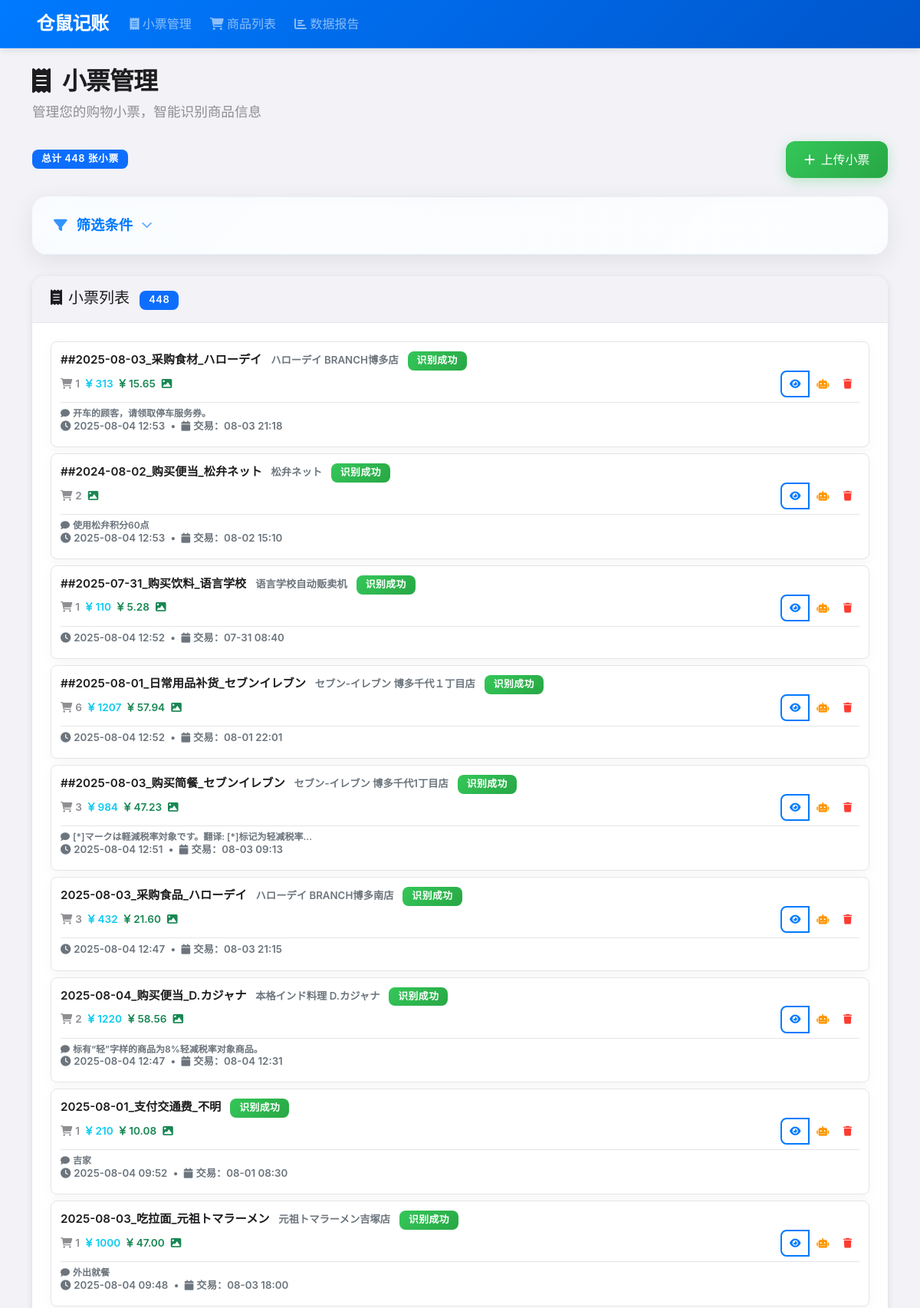
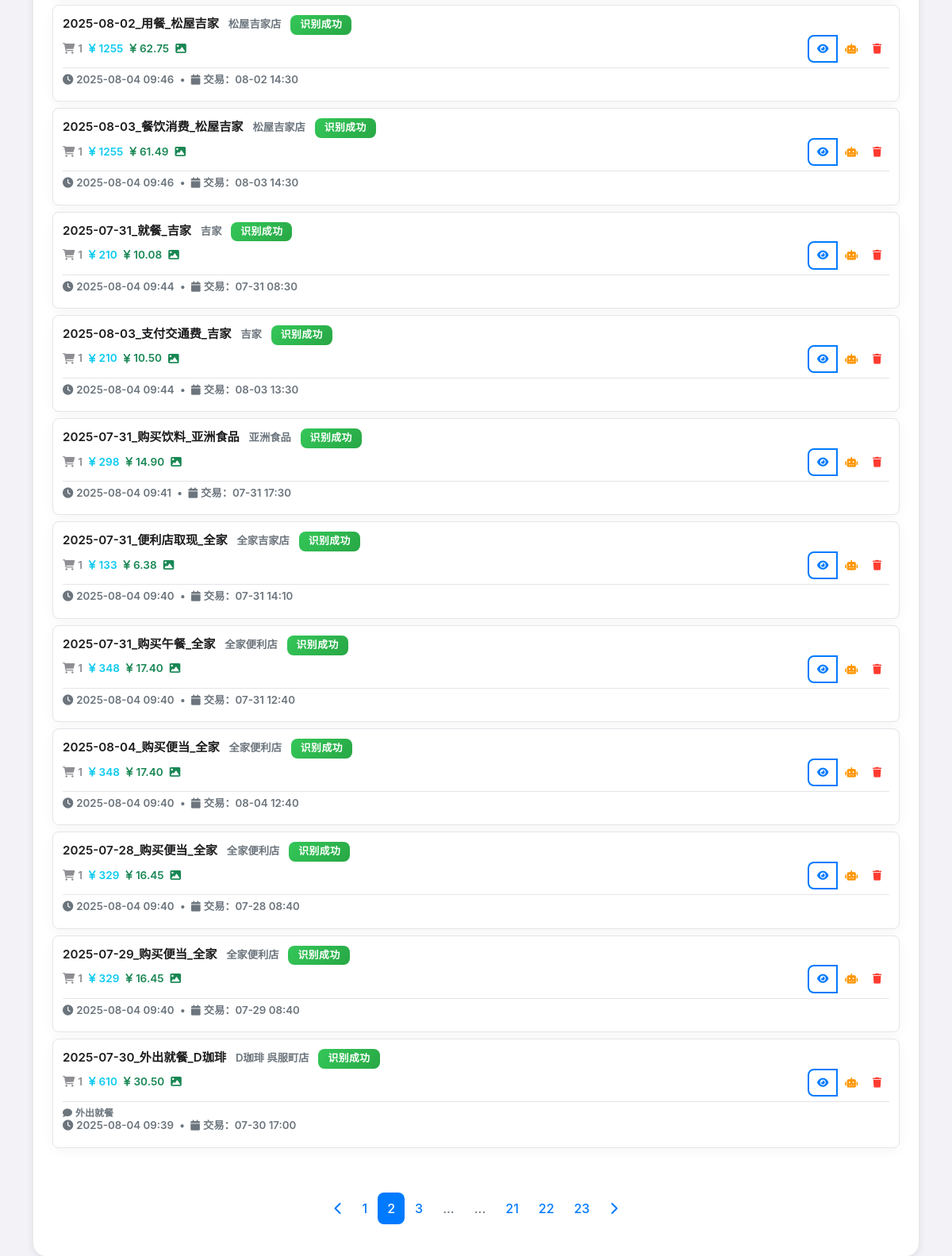
The app's page /receipts?page=2&search=&status=&sort_by=created_at&order=desc with its own data (2 pictures, top to bottom).
### app/models.py (models this page shows, shortened)
class Receipt(db.Model):
    __tablename__ = "receipts"
    id: Mapped[int] = mapped_column(Integer, primary_key=True)
    name: Mapped[str] = mapped_column(
        String(255), nullable=False, default="未命名小票"
    )  # 将长度扩展到255以支持AI生成的文件名
    image_filename: Mapped[Optional[str]] = mapped_column(String(255), nullable=True)
    text_description: Mapped[Optional[str]] = mapped_column(String, nullable=True)
    notes: Mapped[Optional[str]] = mapped_column(String, nullable=True)
    exchange_rate: Mapped[Optional[float]] = mapped_column(Float, nullable=True)
    store_name: Mapped[Optional[str]] = mapped_column(
        String(100), nullable=True
    )  # 店铺名称
    store_category: Mapped[Optional[str]] = mapped_column(
        String(50), nullable=True
    )  # 店铺分类
    created_at: Mapped[datetime] = mapped_column(DateTime, default=datetime.utcnow)
    transaction_time: Mapped[Optional[datetime]] = mapped_column(
        DateTime, nullable=True
    )
    updated_at: Mapped[datetime] = mapped_column(
        DateTime, default=datetime.utcnow, onupdate=datetime.utcnow
    )
    status: Mapped[RecognitionStatus] = mapped_column(
        Enum(RecognitionStatus), default=RecognitionStatus.PENDING, nullable=False
    )
    items: Mapped[List["Item"]] = relationship(
        "Item", back_populates="receipt", cascade="all, delete-orphan"
    )

### app/frontend.py (the view)
@frontend_bp.route("/receipts")
def receipt_list():
    receipts, pagination = ReceiptService.get_all_receipts(request.args)
    return render_template(
        "receipt_list.html", receipts=receipts, pagination=pagination
    )

### app/templates/receipt_list.html (shortened to what this page needs)
{% extends "base.html" %}
{% block content %}
<div class="mb-4">
    <h1 class="page-title"><i class="fas fa-receipt me-3"></i>小票管理</h1>
    <p class="page-subtitle">管理您的购物小票，智能识别商品信息</p>
    <div class="d-flex justify-content-between align-items-center">
        <div class="d-flex align-items-center">
            <span class="badge bg-primary me-2">总计 {{ pagination.total }} 张小票</span>
        </div>
        <button class="btn btn-success" data-bs-toggle="modal" data-bs-target="#uploadModal">
            <i class="fas fa-plus me-2"></i>上传小票
        </button>
    </div>
</div>
<div class="filter-section">
    <div class="filter-header">
        <button class="filter-toggle-btn" type="button" data-bs-toggle="collapse" data-bs-target="#filterCollapse"
                aria-expanded="false" aria-controls="filterCollapse">
            <i class="fas fa-filter"></i>
            <span>筛选条件</span>
            <i class="fas fa-chevron-down" id="filterToggleIcon"></i>
        </button>
    </div>
</div>
{% if receipts %}
<div class="card">
    <div class="card-header d-flex justify-content-between align-items-center">
        <h5 class="mb-0">
            <i class="fas fa-receipt me-2"></i>小票列表
            <span class="badge bg-primary ms-2">{{ pagination.total }}</span>
        </h5>
    </div>
    <div class="card-body">
        <div class="row g-2" id="receiptGrid">
            {% for receipt in receipts %}
            <div class="col-12">
                <div class="item-compact receipt-item-compact">
                    <div class="item-name-compact">
                        <span class="receipt-title">{{ receipt.name }}</span>
                        {% if receipt.store_name %}
                        <span class="text-muted ms-2 small">{{ receipt.store_name }}</span>
                        {% endif %}
                        <span class="badge bg-{{ 'success' if receipt.status.value == '识别成功'
                                              else 'warning' if receipt.status.value in ['待处理', '正在识别']
                                              else 'danger' }} ms-2">
                            {{ receipt.status.value }}
                        </span>
                    <div class="item-details-compact">
                        <div class="item-price-compact">
                            <span class="stat-item">
                                <i class="fas fa-shopping-cart me-1"></i>{{ receipt.items|length }}
                            </span>
                            {% set total_yen = receipt.items|map(attribute='price_jpy')|select|sum %}
                            {% set total_rmb = receipt.items|map(attribute='price_cny')|select|sum %}
                            {% if total_yen and total_yen > 0 %}
                            <span class="stat-item text-info">
                                <i class="fas fa-yen-sign me-1"></i>{{ "%.0f"|format(total_yen) }}
                            </span>
                            {% endif %}
                            {% if total_rmb and total_rmb > 0 %}
                            <span class="stat-item text-success">
                                <i class="fas fa-rmb me-1"></i>{{ "%.2f"|format(total_rmb) }}
                            </span>
                            {% endif %}
                            <span class="stat-item">
                                {% if receipt.image_filename %}
                                <i class="fas fa-image text-success me-1"></i>
                                {% else %}
                                <i class="fas fa-file-text text-muted me-1"></i>
                                {% endif %}
                            </span>
                        </div>
                        <div class="btn-group btn-group-sm">
                            <a href="{{ url_for('frontend.receipt_detail', receipt_id=receipt.id) }}"
                               class="btn btn-outline-primary" title="查看详情">
                                <i class="fas fa-eye"></i>
                            </a>
                            <button class="btn btn-outline-warning"
                                    onclick="reprocessReceipt({{ receipt.id }})" title="重新识别">
                                <i class="fas fa-robot"></i>
                            </button>
                            <button class="btn btn-outline-danger"
                                    onclick="deleteReceipt({{ receipt.id }})" title="删除">
                                <i class="fas fa-trash"></i>
                            </button>
                        </div>
                    </div>
                    <div class="receipt-meta-compact">
                        {% if receipt.notes %}
                        <div class="receipt-notes-compact text-muted">
                            <i class="fas fa-comment me-1"></i>{{ receipt.notes[:30] }}{% if receipt.notes|length > 30 %}...{% endif %}
                        </div>
                        {% endif %}
                    </div>
                    <div class="receipt-source-compact">
                        <div class="small text-muted">
                            <i class="fas fa-clock me-1"></i>{{ receipt.created_at.strftime('%Y-%m-%d %H:%M') }}
                            {% if receipt.transaction_time %}
                            <span class="mx-1">•</span>
                            <i class="fas fa-calendar me-1"></i>交易：{{ receipt.transaction_time.strftime('%m-%d %H:%M') }}
                            {% endif %}
                        </div>
                    </div>
                </div>
            </div>
            {% endfor %}
        </div>
{% if pagination.pages > 1 %}
<div class="d-flex justify-content-center mt-4">
    <nav aria-label="小票列表分页" id="paginationNav">
        <ul class="pagination">
            {% if pagination.page > 1 %}
            <li class="page-item">
                <a class="page-link" href="{{ url_for('frontend.receipt_list',
                    page=pagination.page-1,
                    search=request.args.get('search', ''),
                    status=request.args.get('status', ''),
                    sort_by=request.args.get('sort_by', 'created_at'),
                    order=request.args.get('order', 'desc')) }}">
                    <i class="fas fa-chevron-left"></i>
                </a>
            </li>
            {% endif %}
            {% for page_num in range(1, pagination.pages + 1) %}
                {% if page_num == pagination.page %}
                <li class="page-item active">
                    <span class="page-link">{{ page_num }}</span>
                </li>
                {% elif page_num <= 3 or page_num > pagination.pages - 3 or (page_num >= pagination.page - 1 and page_num <= pagination.page + 1) %}
                <li class="page-item">
                    <a class="page-link" href="{{ url_for('frontend.receipt_list',
                        page=page_num,
                        search=request.args.get('search', ''),
                        status=request.args.get('status', ''),
                        sort_by=request.args.get('sort_by', 'created_at'),
                        order=request.args.get('order', 'desc')) }}">{{ page_num }}</a>
                </li>
                {% elif page_num == 4 or page_num == pagination.pages - 3 %}
                <li class="page-item disabled">
                    <span class="page-link">...</span>
                </li>
                {% endif %}
            {% endfor %}
            {% if pagination.page < pagination.pages %}
            <li class="page-item">
                <a class="page-link" href="{{ url_for('frontend.receipt_list',
                    page=pagination.page+1,
                    search=request.args.get('search', ''),
                    status=request.args.get('status', ''),
                    sort_by=request.args.get('sort_by', 'created_at'),
                    order=request.args.get('order', 'desc')) }}">
                    <i class="fas fa-chevron-right"></i>
                </a>
            </li>
            {% endif %}
        </ul>
    </nav>
</div>
{% endif %}
    </div>
</div>
{% endif %}
{% endblock %}

### records on screen
Receipt: name "##2025-08-03_采购食材_ハローデイ", store_name "ハローデイ BRANCH博多店", status.value "识别成功", items|length "1", total_yen "313", total_rmb "15.65", notes "开车的顾客，请领取停车服务券。", created_at "2025-08-04 12:53", transaction_time "08-03 21:18"
Receipt: name "##2024-08-02_购买便当_松弁ネット", store_name "松弁ネット", status.value "识别成功", items|length "2", notes "使用松弁积分60点", created_at "2025-08-04 12:53", transaction_time "08-02 15:10"
Receipt: name "##2025-07-31_购买饮料_语言学校", store_name "语言学校自动贩卖机", status.value "识别成功", items|length "1", total_yen "110", total_rmb "5.28", created_at "2025-08-04 12:52", transaction_time "07-31 08:40"
Receipt: name "##2025-08-01_日常用品补货_セブンイレブン", store_name "セブン-イレブン 博多千代１丁目店", status.value "识别成功", items|length "6", total_yen "1207", total_rmb "57.94", created_at "2025-08-04 12:52", transaction_time "08-01 22:01"
Receipt: name "##2025-08-03_购买简餐_セブンイレブン", store_name "セブン-イレブン 博多千代1丁目店", status.value "识别成功", items|length "3", total_yen "984", total_rmb "47.23", notes "[*]マークは軽減税率対象です。翻译: [*]标记为轻减税率", created_at "2025-08-04 12:51", transaction_time "08-03 09:13"
Receipt: name "2025-08-03_采购食品_ハローデイ", store_name "ハローデイ BRANCH博多南店", status.value "识别成功", items|length "3", total_yen "432", total_rmb "21.60", created_at "2025-08-04 12:47", transaction_time "08-03 21:15"
Receipt: name "2025-08-04_购买便当_D.カジャナ", store_name "本格インド料理 D.カジャナ", status.value "识别成功", items|length "2", total_yen "1220", total_rmb "58.56", notes "标有“轻”字样的商品为8%轻减税率对象商品。", created_at "2025-08-04 12:47", transaction_time "08-04 12:31"
Receipt: name "2025-08-01_支付交通费_不明", status.value "识别成功", items|length "1", total_yen "210", total_rmb "10.08", notes "吉家", created_at "2025-08-04 09:52", transaction_time "08-01 08:30"
Receipt: name "2025-08-03_吃拉面_元祖トマラーメン", store_name "元祖トマラーメン吉塚店", status.value "识别成功", items|length "1", total_yen "1000", total_rmb "47.00", notes "外出就餐", created_at "2025-08-04 09:48", transaction_time "08-03 18:00"
Receipt: name "2025-08-02_用餐_松屋吉家", store_name "松屋吉家店", status.value "识别成功", items|length "1", total_yen "1255", total_rmb "62.75", created_at "2025-08-04 09:46", transaction_time "08-02 14:30"
Receipt: name "2025-08-03_餐饮消费_松屋吉家", store_name "松屋吉家店", status.value "识别成功", items|length "1", total_yen "1255", total_rmb "61.49", created_at "2025-08-04 09:46", transaction_time "08-03 14:30"
Receipt: name "2025-07-31_就餐_吉家", store_name "吉家", status.value "识别成功", items|length "1", total_yen "210", total_rmb "10.08", created_at "2025-08-04 09:44", transaction_time "07-31 08:30"
Receipt: name "2025-08-03_支付交通费_吉家", store_name "吉家", status.value "识别成功", items|length "1", total_yen "210", total_rmb "10.50", created_at "2025-08-04 09:44", transaction_time "08-03 13:30"
Receipt: name "2025-07-31_购买饮料_亚洲食品", store_name "亚洲食品", status.value "识别成功", items|length "1", total_yen "298", total_rmb "14.90", created_at "2025-08-04 09:41", transaction_time "07-31 17:30"
Receipt: name "2025-07-31_便利店取现_全家", store_name "全家吉家店", status.value "识别成功", items|length "1", total_yen "133", total_rmb "6.38", created_at "2025-08-04 09:40", transaction_time "07-31 14:10"
Receipt: name "2025-07-31_购买午餐_全家", store_name "全家便利店", status.value "识别成功", items|length "1", total_yen "348", total_rmb "17.40", created_at "2025-08-04 09:40", transaction_time "07-31 12:40"
Receipt: name "2025-08-04_购买便当_全家", store_name "全家便利店", status.value "识别成功", items|length "1", total_yen "348", total_rmb "17.40", created_at "2025-08-04 09:40", transaction_time "08-04 12:40"
Receipt: name "2025-07-28_购买便当_全家", store_name "全家便利店", status.value "识别成功", items|length "1", total_yen "329", total_rmb "16.45", created_at "2025-08-04 09:40", transaction_time "07-28 08:40"
Receipt: name "2025-07-29_购买便当_全家", store_name "全家便利店", status.value "识别成功", items|length "1", total_yen "329", total_rmb "16.45", created_at "2025-08-04 09:40", transaction_time "07-29 08:40"
Receipt: name "2025-07-30_外出就餐_D珈琲", store_name "D珈琲 呉服町店", status.value "识别成功", items|length "1", total_yen "610", total_rmb "30.50", notes "外出就餐", created_at "2025-08-04 09:39", transaction_time "07-30 17:00"

### other values on screen
{{ pagination.total }} "448"
{{ page_num }} "1" "3" "21" "22" "23"
{{ page_num }} "2"
